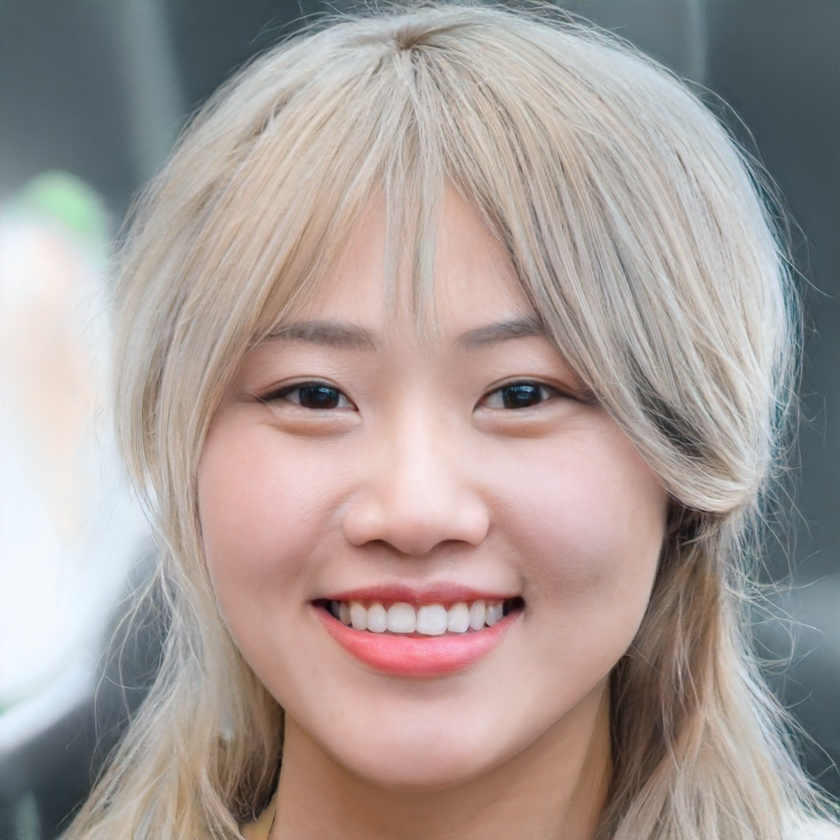
#> input picture python_scripts/test_face.jpg, 840 x 840 px, shrunk from 1024 x 1024 before the run
$ python refined_artistic_sketch.py   (older library calls are emulated)
#> lines starting #> are read from the running program, lines starting #| are printed output that depends on the picture; after the words box and inside, x2 and y2 are one past the last pixel; in counts of white or black regions, pixels touching at a corner belong together
import cv2
import numpy as np

def refined_artistic_sketch(image_path, output_path):
    """
    REFINED ARTISTIC SKETCH
    Now with clean jaw, crisp hair edges, and clear background
    """
#> called with image_path = 'test_face.jpg', output_path = 'artistic_result_REFINED.png'

    # Load and prepare
    img = cv2.imread(image_path)
#> img is the input picture: shape (840, 840, 3); mean B, G, R 151.8, 155.5, 167.2
    gray = cv2.cvtColor(img, cv2.COLOR_BGR2GRAY)

    # ==========================================
    # STEP 1: SMART BACKGROUND SEPARATION
    # ==========================================
    # Detect edges to separate subject from background
    edges = cv2.Canny(gray, 30, 100)
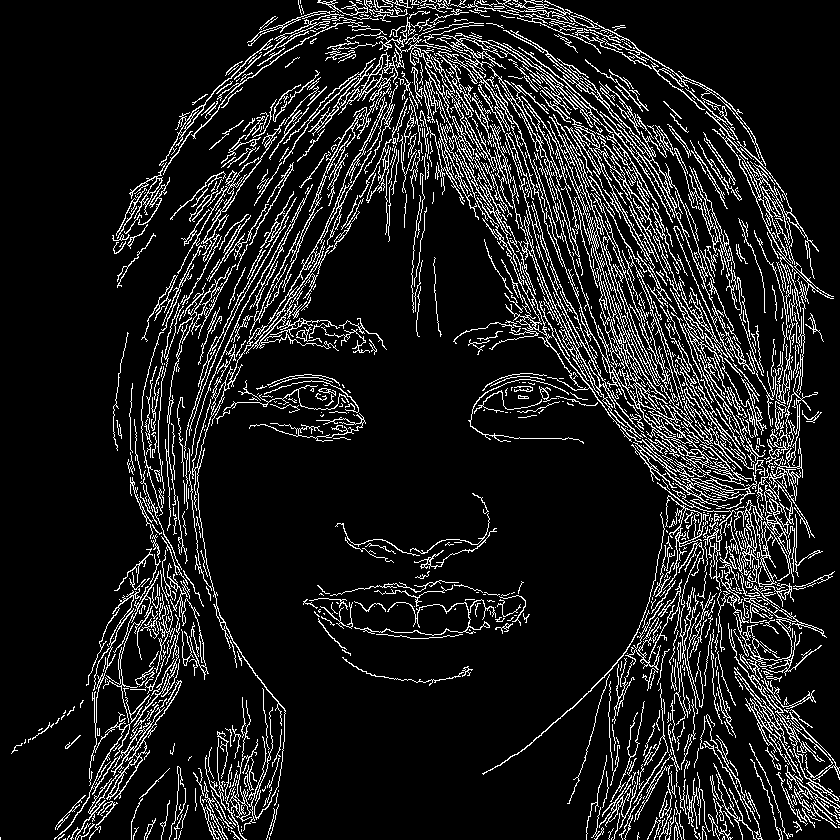
#> edges: shape (840, 840); 11.7% white in thin lines or dots
    edges_dilated = cv2.dilate(edges, np.ones((3, 3), np.uint8), iterations=1)
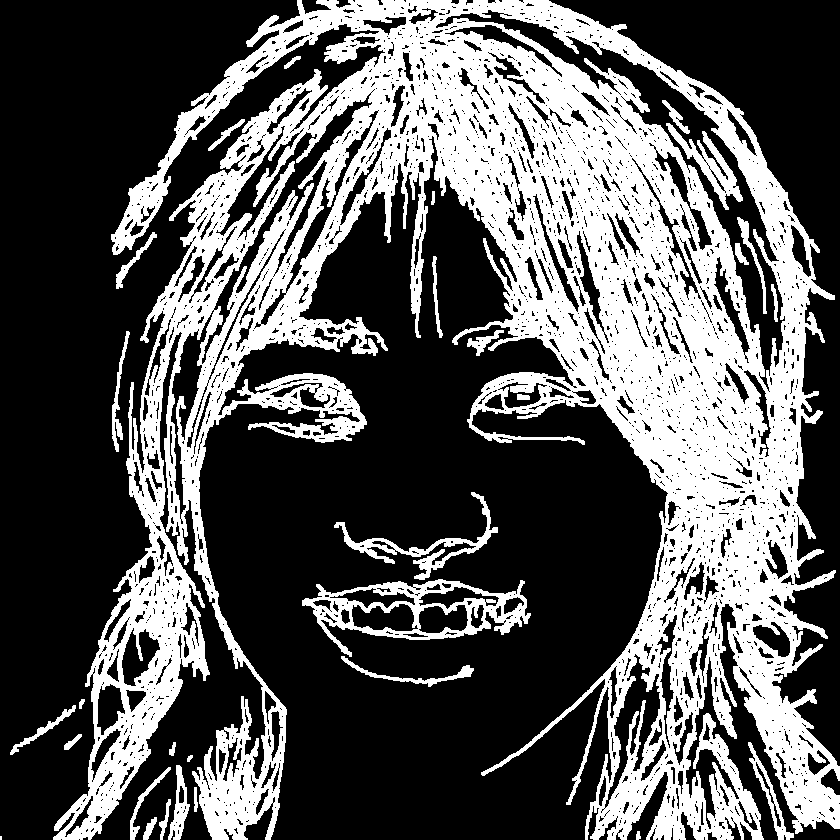
#> edges_dilated: shape (840, 840); 34.6% white; 30 white regions (1 under 20 px), largest, box (x1, y1, x2, y2) and area: (53, 0, 840, 840) 228602, (302, 579, 531, 657) 5311, (334, 492, 498, 580) 2082

    # Create subject mask using GrabCut-like approach
    # Simple thresholding + morphology for mask
    _, mask = cv2.threshold(gray, 0, 255, cv2.THRESH_BINARY + cv2.THRESH_OTSU)
#> mask: shape (840, 840); 65.2% white; 591 black regions (501 under 20 px), largest, box (x1, y1, x2, y2) and area: (207, 446, 732, 840) 62736, (477, 0, 840, 616) 58728, (0, 0, 435, 240) 46053

    # Clean up mask
    kernel = cv2.getStructuringElement(cv2.MORPH_ELLIPSE, (15, 15))
    mask = cv2.morphologyEx(mask, cv2.MORPH_CLOSE, kernel)
#> mask: shape (840, 840); 70.2% white; 18 black regions, largest, box (x1, y1, x2, y2) and area: (208, 476, 724, 840) 59236, (554, 0, 840, 605) 54567, (0, 0, 370, 224) 44335
    mask = cv2.morphologyEx(mask, cv2.MORPH_OPEN, kernel)
#> mask: shape (840, 840); 69.9% white; 15 black regions, largest, box (x1, y1, x2, y2) and area: (208, 476, 724, 840) 60149, (554, 0, 840, 605) 54834, (0, 0, 370, 224) 44365

    # Blur mask edges for smooth transition
    mask_blur = cv2.GaussianBlur(mask, (21, 21), 0)
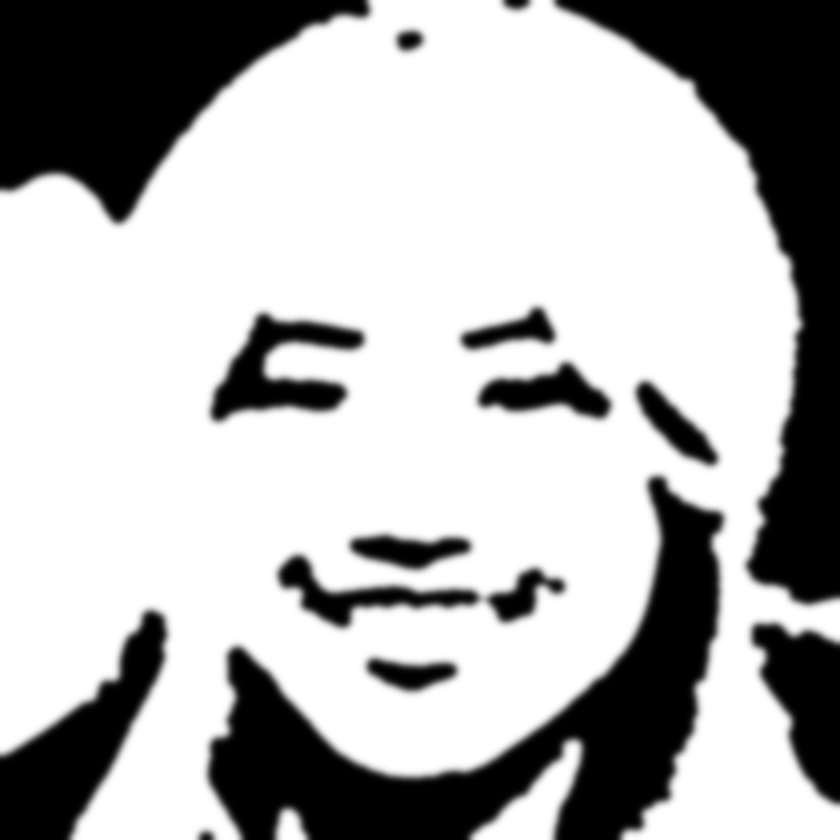
#> mask_blur: shape (840, 840); min 0, max 255, mean 178.2

    # ==========================================
    # STEP 2: ENHANCED BASE LINE ART
    # ==========================================
    clahe = cv2.createCLAHE(clipLimit=2.0, tileGridSize=(8, 8))
    enhanced = clahe.apply(gray)
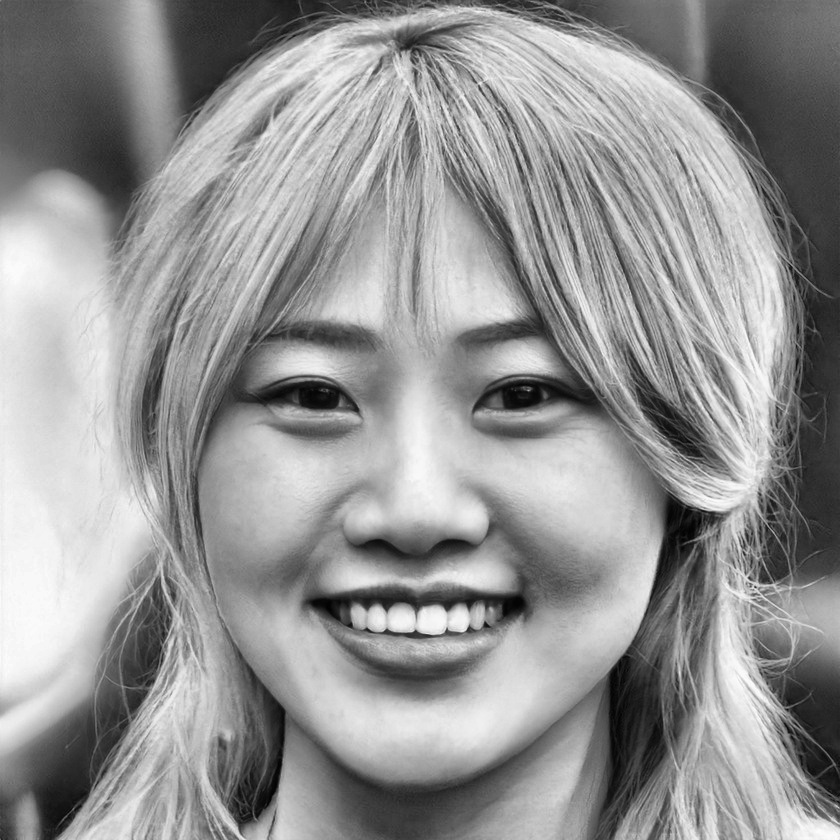
#> enhanced: shape (840, 840); min 2, max 251, mean 148.1

    inverted = 255 - enhanced

    # Multi-scale color dodge with edge awareness
    blur1 = cv2.GaussianBlur(inverted, (21, 21), 0)
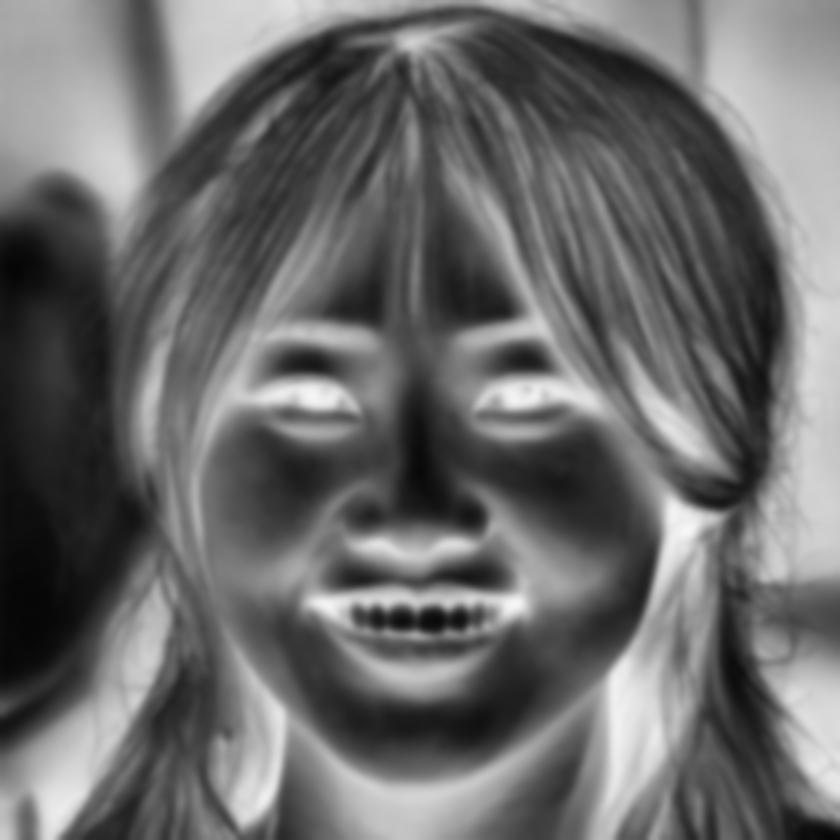
#> blur1: shape (840, 840); min 5, max 246, mean 106.9
    sketch_soft = cv2.divide(enhanced, 255 - blur1, scale=256)

    blur2 = cv2.GaussianBlur(inverted, (9, 9), 0)
    sketch_detail = cv2.divide(enhanced, 255 - blur2, scale=256)
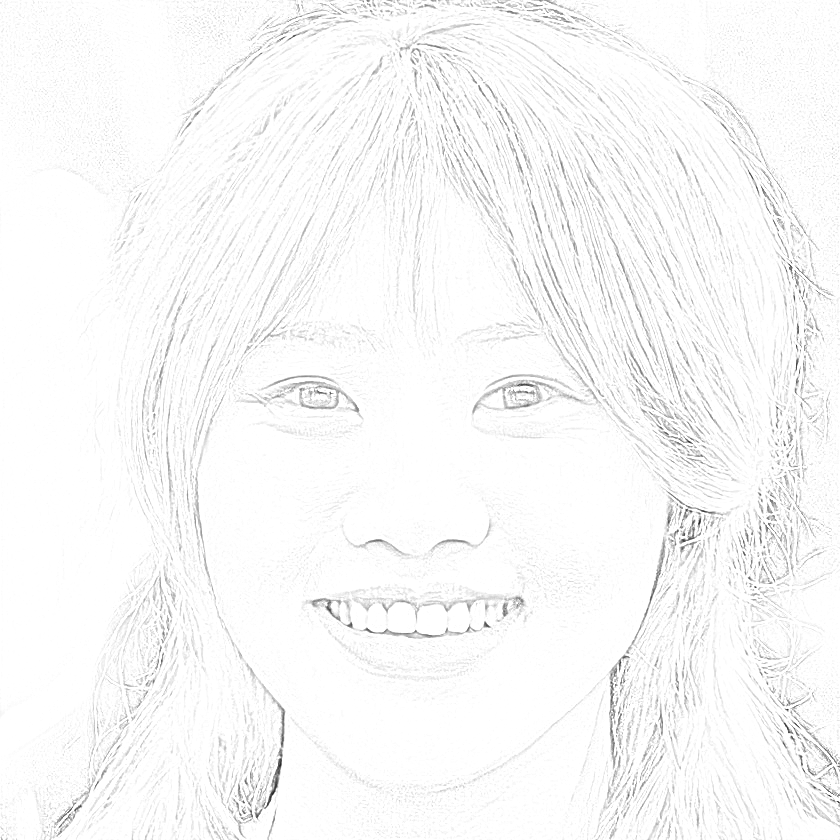
#> sketch_detail: shape (840, 840); min 32, max 255, mean 248.6

    # Blend with more detail preservation
    base_lines = cv2.addWeighted(sketch_soft, 0.6, sketch_detail, 0.4, 0)

    # ==========================================
    # STEP 3: CLEAN BACKGROUND
    # ==========================================
    # Make background pure white (no sketch lines)
    background_cleaned = np.ones_like(base_lines) * 255

    # Blend foreground and background using mask
    mask_3d = mask_blur[:, :, np.newaxis] / 255.0
#> (the run stopped early here; a loop or call above may not have finished)

$ run again, with test_face.jpg copied over python_scripts/test_face.jpg
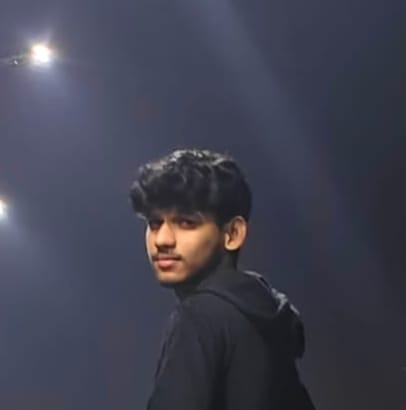
#> input picture test_face.jpg, 406 x 410 px
#> in refined_artistic_sketch, img is the input picture: shape (410, 406, 3); mean B, G, R 81, 66.2, 65.2
#> in refined_artistic_sketch, `edges = cv2.Canny(gray, 30, 100)`:
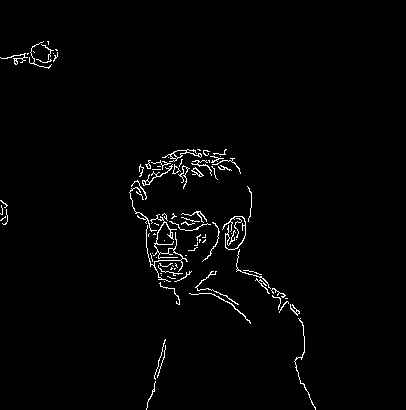
#> edges: shape (410, 406); 1.7% white in thin lines or dots, all inside (x1, y1, x2, y2) = (0, 41, 316, 410)
#> edges_dilated: shape (410, 406); 5.3% white; 7 white regions (1 under 20 px), largest, box (x1, y1, x2, y2) and area: (128, 148, 317, 410) 6850, (0, 40, 59, 70) 694, (188, 270, 252, 325) 588, (145, 338, 167, 410) 374, (0, 199, 9, 226) 189, (187, 233, 207, 252) 167
#> in refined_artistic_sketch, `sketch_detail = cv2.divide(enhanced, 255 - blur2, scale=256)`:
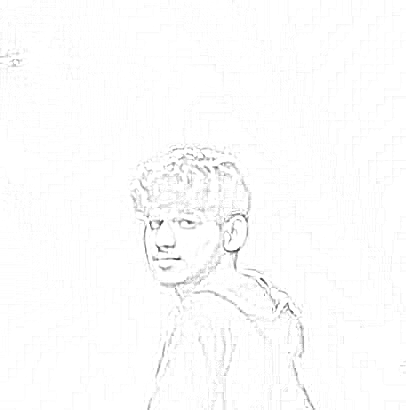
#> sketch_detail: shape (410, 406); min 53, max 255, mean 252.5
